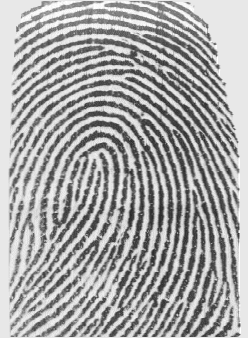
#> input picture code/Fingerprint-Identification-System-master/Fingerprint-Identification-System-master/Fingerprints/1_1.png, 248 x 338 px, found by its file name
$ python FingerprintIdentificationSystem.py
#> lines starting #> are read from the running program, lines starting #| are printed output that depends on the picture; after the words box and inside, x2 and y2 are one past the last pixel; in counts of white or black regions, pixels touching at a corner belong together
import cv2
import os
import numpy as np
from matplotlib import pyplot as plot_img


# source_image is the captured fingerprint to be tested, test_against_image is the fingerprint to test the source_image against
source_image = "Fingerprints\\1_1.png"
test_against_image = "Database\\1_1.png"
#test_against_image = "Database\\1_3.png"

# read in the fingerprint captured and show the original image:
img = cv2.imread(source_image) # user fingerprint image
#> img is the input picture: shape (338, 248, 3); min 40, max 255, mean 166.7
database_image = cv2.imread(test_against_image) # image read from database folder
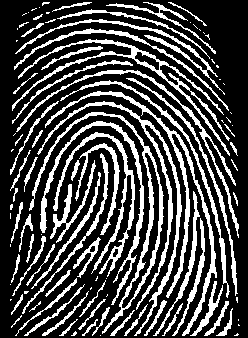
#> input picture code/Fingerprint-Identification-System-master/Fingerprint-Identification-System-master/Database/1_1.png, 248 x 338 px, found by its file name
#> database_image is the input picture: shape (338, 248, 3); 28% white; 105 white regions (43 under 20 px), largest, box (x1, y1, x2, y2) and area: (45, 91, 217, 336) 2016, (37, 101, 182, 336) 1906, (29, 112, 164, 334) 1842
height, width, channels = img.shape # grab size of read iamges
#> height = 338; width = 248; channels = 3


# ======================== Applying Contrast to remove Noise ============
# Apply contrast to expose darker parts of fingerprint.
def apply_Contrast(img):
    alpha = 0.5 # assigned weight to the first image
    beta = 0.5 # assigned weight to the second image
    img_second = np.zeros(img.shape, img.dtype) # second image, copy of first one
    contrast = cv2.addWeighted(img, alpha, img_second, 0, beta) # applying contrast
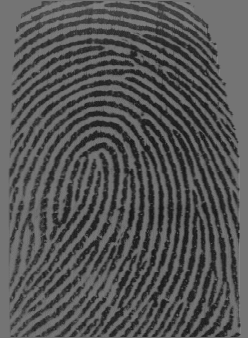
#> contrast: shape (338, 248, 3); min 20, max 128, mean 83.8
    return contrast


# ======================== Applying Contrast to remove Noise ============


# ======================== Applying Binarization to remove Noise ============
# Binarization is applied to the contrasted image to remove any unwanted pixels.
# Binary colors of black and white allows the matching to be more accurate as the
# pattern of the fingerprint is more exposed.
def apply_Binarization(img):
    # if pixel value is greater then the threshold value it is assigned a singular color of either black or white
    _, mask = cv2.threshold(img, 100, 255, cv2.THRESH_BINARY_INV)
#> mask: shape (338, 248, 3); 54.6% white; 40 black regions (22 under 20 px), largest, box (x1, y1, x2, y2) and area: (0, 0, 248, 338) 35081, (58, 138, 125, 220) 665, (190, 151, 222, 302) 441
    return mask


# ======================== Applying Binarization to remove Noise ============

# ======================== Applying Thinning through Erosion to remove Noise ============
# The fingerprint is thinned out incase there are ridges on the print that overlap
def apply_Erosion(img):
    kernal = np.ones((3,3), np.uint8) # shape applied to image, 3x3 square shape is applied to contrast image
    erosion = cv2.erode(img, kernal, iterations=1) # erosion mask applied to the contrast image to thin fingerprint ridges
    return erosion


# ======================== Applying Thinning through Erosion to remove Noise ============

# ======================== Show Feature Points ========================================
# distinguish fingerprint as blue by replacing all white pixels with blue pixels
def apply_highlighting(img):
    feature_points = cv2.cvtColor(img, cv2.COLOR_BGR2RGB)
    Image_blue = np.array(feature_points, copy=True)

    white_px = np.asarray([255, 255, 255])
    blue_px = np.asarray([0  , 255  , 255  ])

    (row, col, _) = feature_points.shape
#> row = 338; col = 248

    for r in range(row):
        for c in range(col):
            px = feature_points[r][c]
            if all(px == white_px):
                Image_blue[r][c] = blue_px
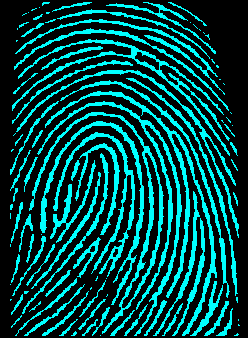
#> Image_blue: shape (338, 248, 3); mean R, G, B 0, 71.3, 71.3

    return Image_blue

# ======================== Show Feature Points ===========================================

# ======================== Show Feature Points ========================================
# distinguish fingerprint as blue by replacing all white pixels with blue pixels
def show_featurepoints(img):

    #show feature points found in fingerprint using orb detector
    orb  = cv2.ORB_create(nfeatures=1200)
    keypoints, descriptors = orb.detectAndCompute(img, None)
#> keypoints = 1129 keypoints; strongest (x, y, size): (123, 305, 31), (88, 154, 31), (158, 63, 31), (177, 78, 31)
    featurepoint_img = img
    featurepoint_img = cv2.drawKeypoints(featurepoint_img, keypoints, None, color=(255, 0 ,0))
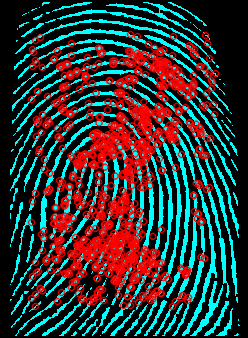
#> featurepoint_img: shape (338, 248, 3); mean R, G, B 47.4, 53.6, 53.6

    return featurepoint_img


# ======================== Show Feature Points ===========================================


# ======================== Applying each process to fingerprint for analysis ===========================================

# applying image processing to user fingerprints
analyzed_image = img
contrast = apply_Contrast(img)
analyzed_image = contrast
mask = apply_Binarization(contrast)
analyzed_image = mask
erosion = apply_Erosion(mask)
analyzed_image = erosion
Image_blue = apply_highlighting(erosion)
featurepoint_img = show_featurepoints(Image_blue)

# applying image processing to tested fingerprint in database
Image_blue2 = apply_highlighting(database_image)


process_done = ["Original", "Contrast","Binarization","Thinning", "Highlighting", "Feature Points"]
images = [img, contrast, mask, erosion, Image_blue, featurepoint_img]

# plot all transformations done to the fingerprint
for i in range(6):
    plot_img.subplot(2, 3, i+1), plot_img.imshow(images[i], 'gray')
    plot_img.title(process_done[i])
    plot_img.xticks([]),plot_img.yticks([])


# ======================== Applying each process to fingerprint for analysis ===========================================


# ======================== Feature Matching using ORB Detection ===========================================
orb  = cv2.ORB_create(nfeatures=150)

match_results_img = cv2.cvtColor(Image_blue, cv2.COLOR_RGB2BGR) #convert image back
match_results_img2 = cv2.cvtColor(Image_blue2, cv2.COLOR_RGB2BGR) #convert image back

# Feature Matching using ORB Detection
keypoints_img1, des1 = orb.detectAndCompute(analyzed_image, None) # Determine all keypoints in image 1
#> keypoints_img1 = 150 keypoints; strongest (x, y, size): (123, 305, 31), (88, 154, 31), (158, 63, 31), (177, 78, 31)
keypoints_img2, des2 = orb.detectAndCompute(database_image, None) # Determine all keypoints in image 2
#> keypoints_img2 has the same summary as keypoints_img1

# Brute Force Matching
brute_f = cv2.BFMatcher(cv2.NORM_HAMMING, crossCheck=True)
matchesOriginal = brute_f.match(des1, des1)  # Match image 1 with it self to find out how many keypoints there are for image matching
#> matchesOriginal = 150 matches
matchesNew = brute_f.match(des1, des2)   # Match image 1 with image 2 to find out how many related keypoints there are between the two images
#> matchesNew = 150 matches

# The match rate is determined by getting the total matches between image 1 and itself, and then dividing it by the number of matches for image 1 and 2.
# The reason for this calculation is because image 1 matching with itself is essentially a 100% match rate, this gives us the number of keypoints for a
# a perfect match. We can then get the match rate by dividing the match ratio of image 1 and 2, by the ideal match rate by comparing how many keypoints
# are found and dividing the total keypoints.
match_rate = (len(matchesNew)/len(matchesOriginal))*100
#> match_rate = 100


# Draw all matches in new window
matching_result = cv2.drawMatches(match_results_img, keypoints_img1, match_results_img2, keypoints_img2, matchesNew, None, matchColor=(0, 0 ,255))


# Output for results of matching
# Show text for Match Rate of Two Images
match_height, match_width, match_channels = img.shape # grab size of match results image
#> match_height = 338; match_width = 248; match_channels = 3
b,g,r,a = 255,255,255,0
repeat_draw = 10 # used to redraw the text drawn, the lower the value the lower the opacity the text will be
for x in range(repeat_draw):
    cv2.putText(matching_result,"Match Rate: " + str(match_rate) + "%", ( int(match_width/2),int(match_height-10)), cv2.FONT_HERSHEY_SIMPLEX , 0.7, (b,g,r), 1, cv2.LINE_AA) #here
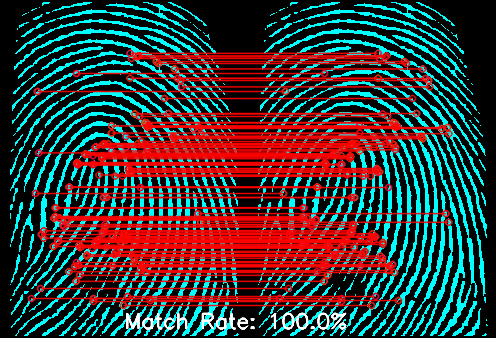
#> matching_result: shape (338, 496, 3); mean B, G, R 55.7, 55.7, 56.5


# If the match rate is greater then 90% we have a match on the fingerprint
b,g,r,a = 0,255,0,0
if match_rate > 90:
    for x in range(repeat_draw):
        cv2.putText(matching_result,"FINGERPRINT MATCH FOUND.", ( int(match_width/2)-30,int(match_height-30)), cv2.FONT_HERSHEY_SIMPLEX , 0.7, (b,g,r), 1, cv2.LINE_AA) #here
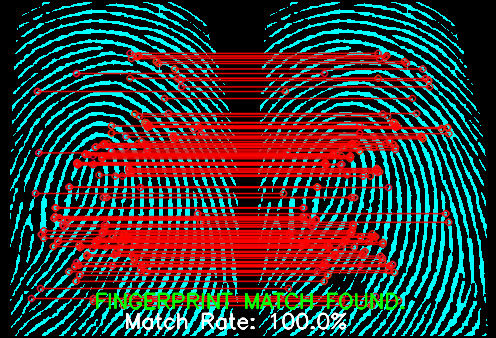
#> matching_result: shape (338, 496, 3); 1.36% of pixels changed, all inside (x1, y1, x2, y2) = (96, 292, 405, 310)
else:
    for x in range(repeat_draw):
        cv2.putText(matching_result,"NO MATCH FOUND.", ( int(match_width/2),int(match_height-30)), cv2.FONT_HERSHEY_SIMPLEX , 0.7, (b,g,r), 1, cv2.LINE_AA) #here


# output matching results
cv2.imshow("Matching Fingerprint Results:", cv2.resize(matching_result, (512, 348)))
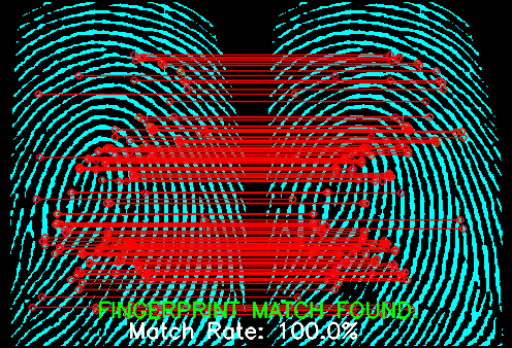
#> window 'Matching Fingerprint Results:': shape (348, 512, 3); mean B, G, R 55.2, 58, 55.5


# ======================== Feature Matching using ORB Detection ===========================================


# setting sizes and title for window
fig = plot_img.gcf()
fig.set_size_inches(8.5, 6, forward=True)
fig.canvas.set_window_title(' Fingerprint Identification System')
plot_img.show()


cv2.waitKey(0)
cv2.destroyAllWindows()
